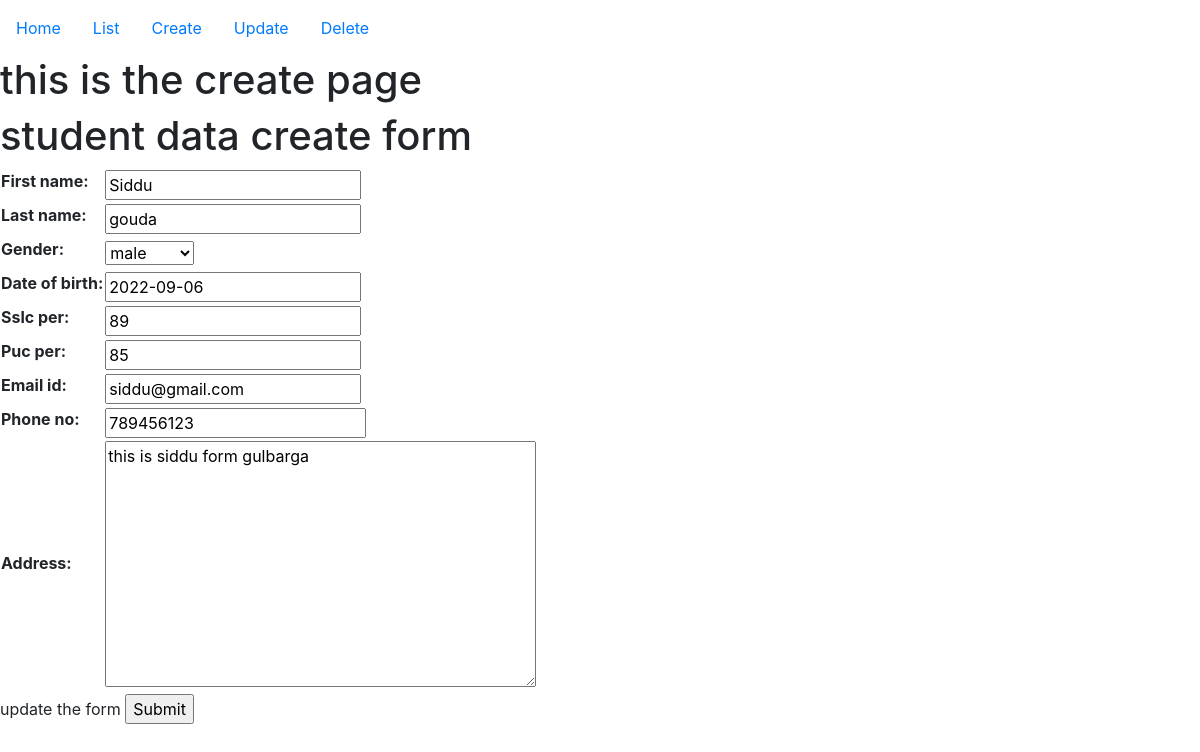
The app's page /stuapp/supdate/1/ with its own data.
### stuapp/models.py (models this page shows)
class Student(models.Model):
    first_name = models.CharField(max_length=50)
    last_name = models.CharField(max_length=50)
    genders = [['male', 'male'], ['female','female']]
    gender = models.CharField(choices=genders, max_length=10)
    date_of_birth = models.DateField()
    sslc_per = models.IntegerField()
    puc_per = models.IntegerField()
    email_id = models.CharField(max_length=50)
    phone_no = models.BigIntegerField()
    address = models.TextField()

### stuapp/views.py (the view)
# urls.py: path("supdate/<int:pk>/",views.StuUpdate.as_view(),name="supdate"),
class StuUpdate(UpdateView):
    template_name = "supdate.html"
    model = Student
    queryset =Student.objects.all()
    fields = "__all__"
    context_object_name = "form"
    success_url = ""

### templates/supdate.html (shortened to what this page needs)
<!DOCTYPE html>
<html lang="en">
  <head>
  </head>
  <body>
    {% include 'boot.html' %}
    <h1>this is the create page</h1>
    <form method="POST">
      {% csrf_token %} {% if form %}
      <h1>student data create form</h1>
      <table>
        {{ form}}
      </table>
      {% else %}
      <p>ther is no register form</p>
      {% endif %}
      <p>update the form <input type="submit" /></p>
    </form>
  </body>
</html>

### records on screen
Student: first_name "Siddu", last_name "gouda", gender "male", date_of_birth "2022-09-06", sslc_per "89", puc_per "85", email_id "siddu@gmail.com", phone_no "789456123", address "this is siddu form gulbarga"
